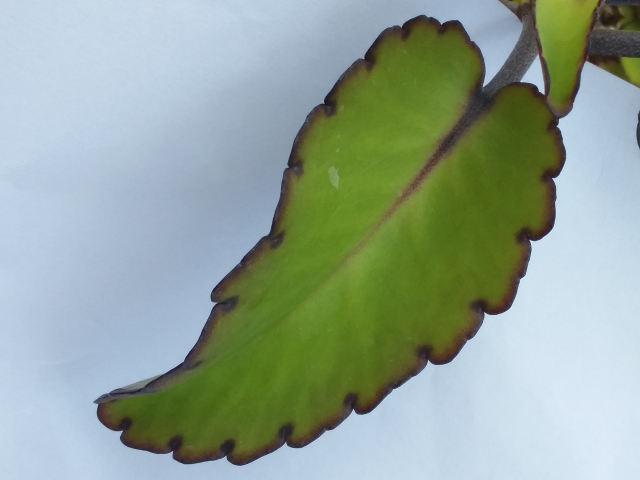
#> input picture Single.jpg, 1280 x 960 px (shown at 1/2 size)
$ python Detection.py   (older library calls are emulated)
#> lines starting #> are read from the running program, lines starting #| are printed output that depends on the picture; after the words box and inside, x2 and y2 are one past the last pixel; in counts of white or black regions, pixels touching at a corner belong together
# -*- coding: utf-8 -*-
"""
Created on Tue May 19 09:21:48 2020

@author: SACHUU
"""

from __future__ import print_function
import cv2
import matplotlib.pyplot as plt
import numpy as np
from PIL import Image
from skimage.feature import peak_local_max
from skimage.morphology import watershed
from scipy import ndimage


class Detect_leaf:

    def __init__(self,img_path,leaf_type):

#> called with img_path = 'Single.jpg', leaf_type = 'Single'
        self.img = self.resize_img(cv2.imread(img_path))
        self.orig = self.img.copy()
        self.img = cv2.GaussianBlur(self.img,(7,7),0)
        self.leaf_type = leaf_type


    def resize_img(self,image):

        dims = (800,800)
#> dims = (800, 800)
        resize_imge = cv2.resize(image,dims)
#> image is the input picture: shape (960, 1280, 3); mean B, G, R 150.8, 164.4, 146.5
        return resize_imge

    def HSV(self):
        hsv = cv2.cvtColor(self.img, cv2.COLOR_BGR2HSV)
#> hsv: shape (800, 800, 3); mean H, S, V 81.4, 86, 176.4
        mask = cv2.inRange(hsv, (36, 25, 25), (70, 255,255))
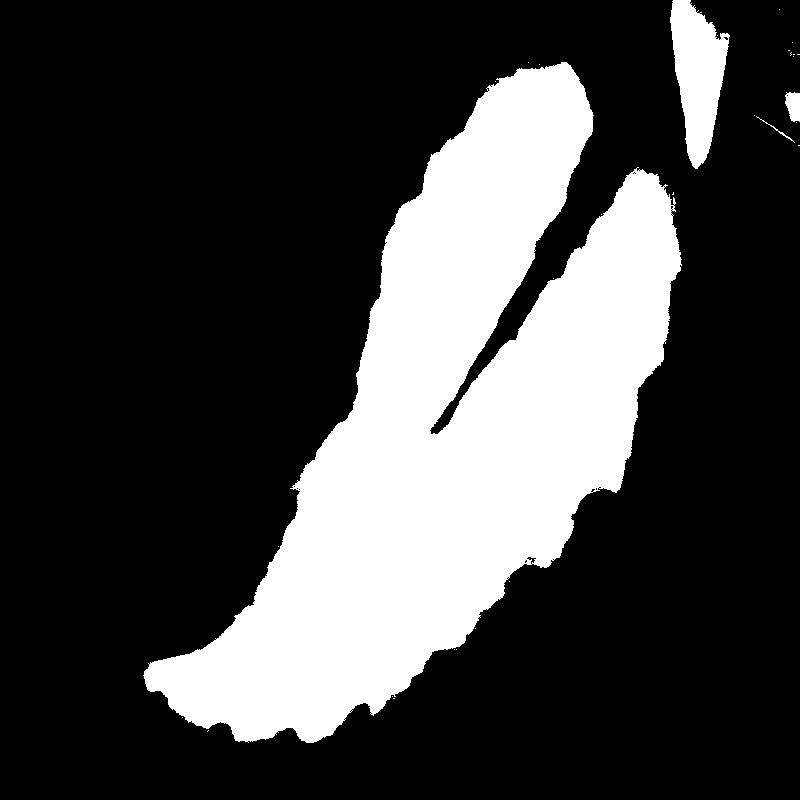
#> mask: shape (800, 800); 25.8% white; 30 white regions (26 under 20 px), largest, box (x1, y1, x2, y2) and area: (143, 62, 682, 743) 158644, (670, 0, 730, 169) 6064, (785, 92, 800, 122) 356, (756, 116, 795, 143) 62

        mask_1 = mask >0
        Green_img = np.zeros_like(self.img,np.uint8)
        Green_img[mask_1] = self.img[mask_1]
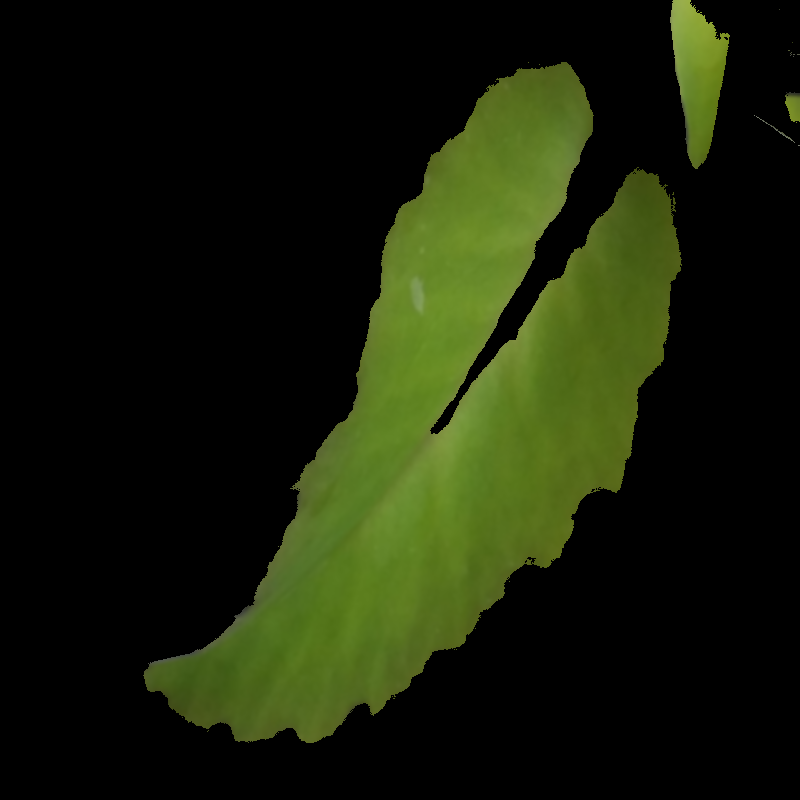
#> Green_img: shape (800, 800, 3); mean B, G, R 8.8, 30.6, 23.6

        cv2.imwrite("Green_only.png", Green_img)
        plt.imshow(Green_img)
        cv2.waitKey()

    def filter_white(self,image, M):

        filter_w = np.full((image.shape[0], image.shape[1]), True)
        filter_w[image[:, :, 0] <= 200] = False
        filter_w[image[:, :, 1] <= 220] = False
        filter_w[image[:, :, 2] <= 200] = False
        M[filter_w] = False
#> M: shape (800, 800) bool; every value is 1

        return M


    def filter_black(self,image, M):

        filter_b = np.full((image.shape[0], image.shape[1]), True)
        filter_b[image[:, :, 0] >= 50] = False
        filter_b[image[:, :, 1] >= 50] = False
        filter_b[image[:, :, 2] >= 50] = False
        M[filter_b] = False
#> M: shape (800, 800) bool; 25.8% white; 30 white regions (26 under 20 px), largest, box (x1, y1, x2, y2) and area: (143, 62, 682, 743) 158644, (670, 0, 730, 169) 6064, (785, 92, 800, 122) 351, (756, 116, 795, 143) 62

        return M

    def filter_blue(self,image, M):

        filter_bl = image[:, :, 0] > image[:, :, 1]
#> filter_bl: shape (800, 800) bool; every value is 0
        M[filter_bl] = False
        return M

    def waterShed(self):

        image_wshd = cv2.imread("Green_only.png")
        marker = np.full((image_wshd.shape[0], image_wshd.shape[1]), True)
        plt.subplot(2,3,1);plt.imshow(marker)
        marker = self.filter_white(image_wshd,marker)
        plt.subplot(2,3,2);plt.imshow(marker)
        marker = self.filter_black(image_wshd,marker)
        plt.subplot(2,3,3);plt.imshow(marker)
        marker = self.filter_blue(image_wshd,marker)
        plt.subplot(2,3,4);plt.imshow(marker)

        new = np.zeros_like(self.orig,np.uint8)
        new[marker] = self.orig[marker]
        plt.imshow(new)

        testimg = Image.fromarray(new, 'RGB')
        testimg.save('filtered.png')


        image_filtered = cv2.imread('filtered.png')
        shifted = cv2.pyrMeanShiftFiltering(image_filtered, 21, 51)
        cv2.imshow("Input", image_filtered)
        cv2.waitKey()

        gray = cv2.cvtColor(shifted, cv2.COLOR_BGR2GRAY)
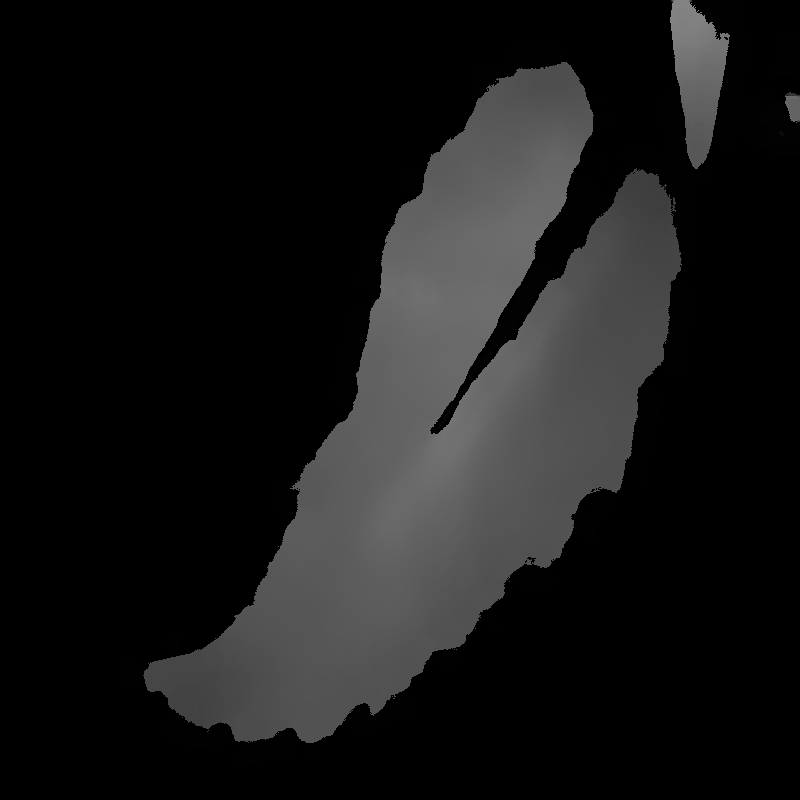
#> gray: shape (800, 800); min 0, max 131, mean 23.3
        thresh = cv2.threshold(gray, 0, 255,cv2.THRESH_BINARY | cv2.THRESH_OTSU)[1]
#> thresh: shape (800, 800); 25.8% white; 16 white regions (13 under 20 px), largest, box (x1, y1, x2, y2) and area: (143, 62, 682, 743) 158642, (670, 0, 730, 169) 6066, (785, 92, 800, 123) 349
        cv2.imshow("Thresh", thresh)
        cv2.waitKey()

        ND_image = ndimage.distance_transform_edt(thresh)
        localMax = peak_local_max(ND_image, indices=False, min_distance=20,labels=thresh)
#> localMax: shape (800, 800) bool; 0% white in thin lines or dots, all inside (x1, y1, x2, y2) = (402, 59, 701, 538)
        markers = ndimage.label(localMax, structure=np.ones((3, 3)))[0]
#> markers: shape (800, 800) int32; 8 distinct labels, from 0 to 7
        labels = watershed(-ND_image, markers, mask=thresh)
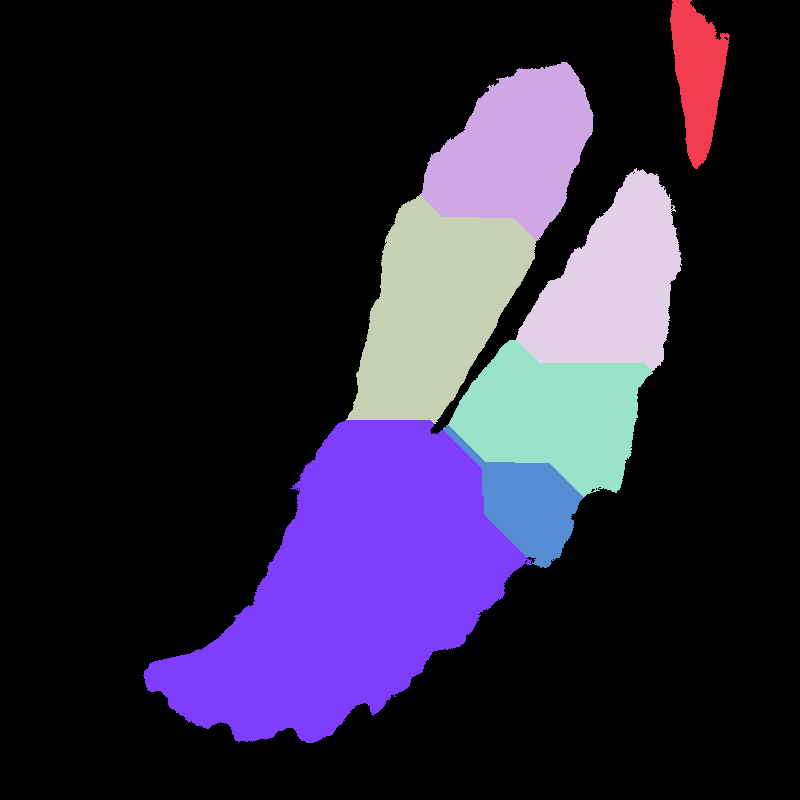
#> labels: shape (800, 800) int32; 8 distinct labels, from 0 to 7; one colour per label, 0 black


        contours_dict = dict()
        i = 0
        for label in np.unique(labels):
            if label == 0:
                continue
            mask = np.zeros(gray.shape, dtype="uint8")
            mask[labels == label] = 255
            contours, heirarchy   = cv2.findContours(mask.copy(), cv2.RETR_EXTERNAL,cv2.CHAIN_APPROX_SIMPLE)
            for c in contours:
                crp = self.img.copy()
                x,y,w,h = cv2.boundingRect(c)

                if self.leaf_type == 'Single':
                    area = cv2.contourArea(c)
                    if 10 < area and 10 < w and h > 5:
                        contours_dict[(x, y, w, h)] = c

                else:
                    cv2.rectangle(self.img, (x, y), (x+w, y+h), (0, 255, 0), 2)
                    crp = self.orig.copy()[y:y+h, x:x+w]

                    nx,ny,ch = crp.shape

                    if nx >= 100 and ny >=100:
                        cv2.imwrite("cropped/croped_{}.png".format(i),crp)
                        i = i + 1
#> this loop made 8 passes
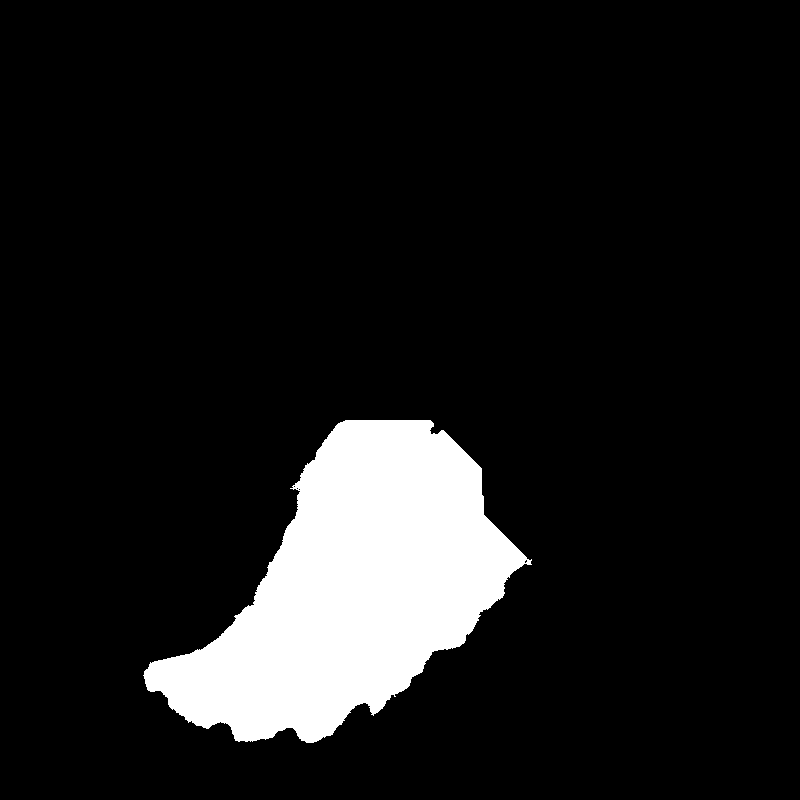
#> mask: shape (800, 800); 10.3% white; 1 white region
#> after the loop, contours_dict = 7 items; i = 0

        if self.leaf_type == "Single":
            img = self.orig.copy()
            contours_filtered = sorted(contours_dict.values(), key=cv2.boundingRect)
#> contours_filtered = 7 contours; box (x1, y1, x2, y2) and area: (143, 420, 532, 743) 65608, (346, 195, 536, 424) 25682, (516, 168, 682, 371) 19722, (448, 340, 653, 497) 19168, (420, 62, 594, 241) 18943, (443, 425, 584, 568) 7618, (670, 0, 730, 169) 5866
            boxes = self.windows(contours_filtered)
            for box in boxes:
                x, y, w, h = box
                img = cv2.rectangle(img, (x, y), (x + w, y + h), (0, 255, 0), 2)
                cv2.imwrite("cropped/croped_{}.png".format(x+y),self.orig.copy()[y:y+h,x:x+w])
            cv2.imshow("cropped",img)
            cv2.waitKey()
            cv2.destroyAllWindows()
        else:
            cv2.imshow("Output", self.img)
            cv2.waitKey(0)
            cv2.destroyAllWindows()

    def is_overlapping_horizontally(self,box1, box2):
        x1, _, w1, _ = box1
        x2, _, _, _ = box2
        if x1 > x2:
            return self.is_overlapping_horizontally(box2, box1)
        return (x2 - x1) < w1


    def merge(self,box1, box2):
        assert self.is_overlapping_horizontally(box1, box2)
        x1, y1, w1, h1 = box1
        x2, y2, w2, h2 = box2
        x = min(x1, x2)
        w = max(x1 + w1, x2 + w2) - x
        y = min(y1, y2)
        h = max(y1 + h1, y2 + h2) - y
        return (x, y, w, h)


    def windows(self,contours):
        boxes = []
        for cont in contours:
            box = cv2.boundingRect(cont)
            if not boxes:
                boxes.append(box)
            else:
                if self.is_overlapping_horizontally(boxes[-1], box):
                    last_box = boxes.pop()
                    merged_box = self.merge(box, last_box)
                    boxes.append(merged_box)
                else:
                    boxes.append(box)
#> this loop made 7 passes
#> (box, last_box, y1 in merge, h1 in merge, y2 in merge, w2 in merge) on passes 2, 3, 5, 6, 7: ((346, 195, 190, 229), (143, 420, 389, 323), 195, 229, 420, 389), ((420, 62, 174, 179), (143, 195, 393, 548), 62, 179, 195, 393), ((448, 340, 205, 157), (143, 62, 451, 681), 340, 157, 62, 451), ((516, 168, 166, 203), (143, 62, 510, 681), 168, 203, 62, 510), ((670, 0, 60, 169), (143, 62, 539, 681), 0, 169, 62, 539)
#> (box, y1 in merge, h1 in merge, y2 in merge, w2 in merge, h2 in merge) on pass 4: ((443, 425, 141, 143), 425, 143, 62, 451, 681)
#> after the loop, boxes = [(143, 0, 587, 743)]
        return boxes

    def main(self):
        self.HSV()
        self.waterShed()
#> the loop in waterShed, `for box in boxes:` made 1 pass
#> pass 1, in waterShed, `img = cv2.rectangle(img, (x, y), (x + w, y + h), (0, 255, 0), 2)`:
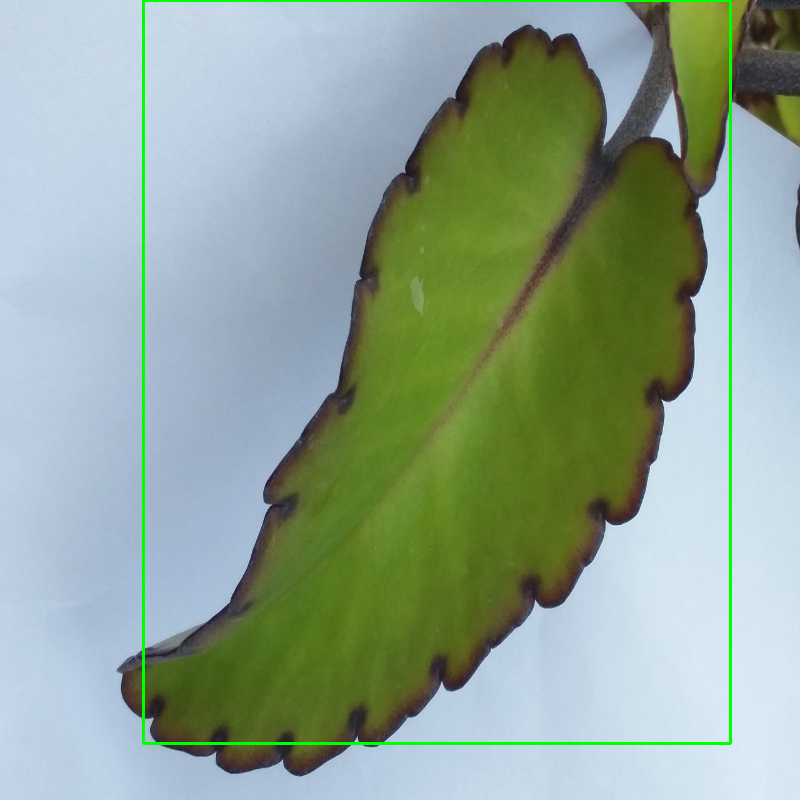
#> img: shape (800, 800, 3); mean B, G, R 148.5, 165.2, 144.5
#> pass 1, in waterShed, `cv2.imwrite("cropped/croped_{}.png".format(x+y),self.orig.copy()[y:y+h..`:
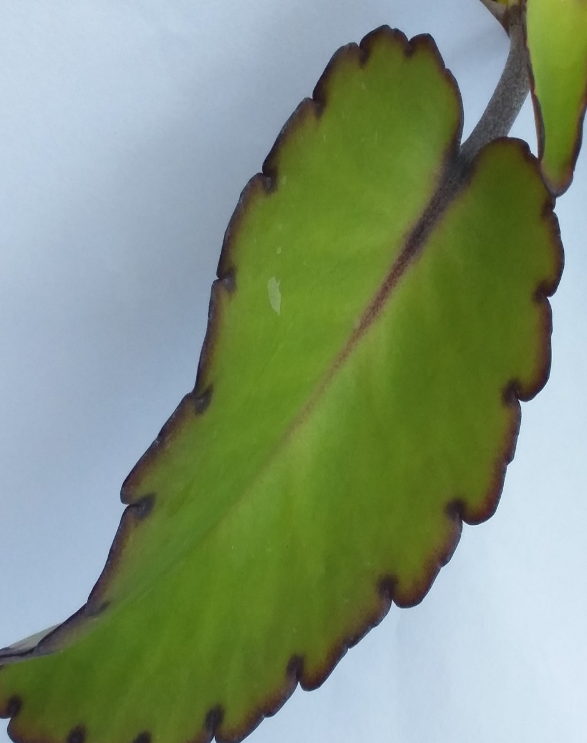
#> saved as croped_143.png: shape (743, 587, 3); mean B, G, R 121.2, 148.5, 130.1


'''
        # Detect_leaf("image path","Single") This is for single leaf image

        # Detect_leaf("image path","Multiple") This is for complex/multiple leaves image

'''

test = Detect_leaf("Single.jpg","Single")
test.main()
#> figure, not shown here; B, G, R data is drawn as R, G, B
